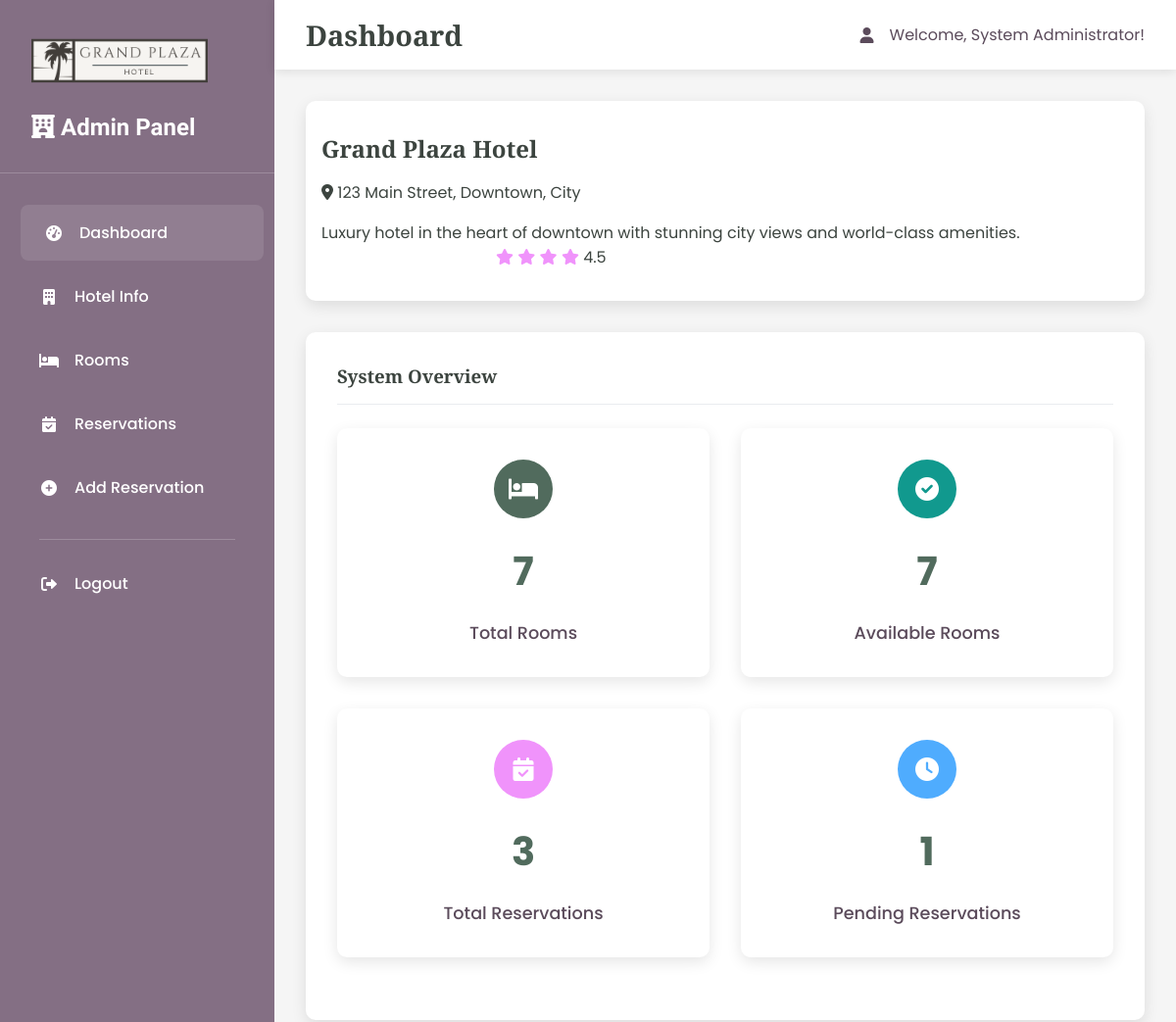
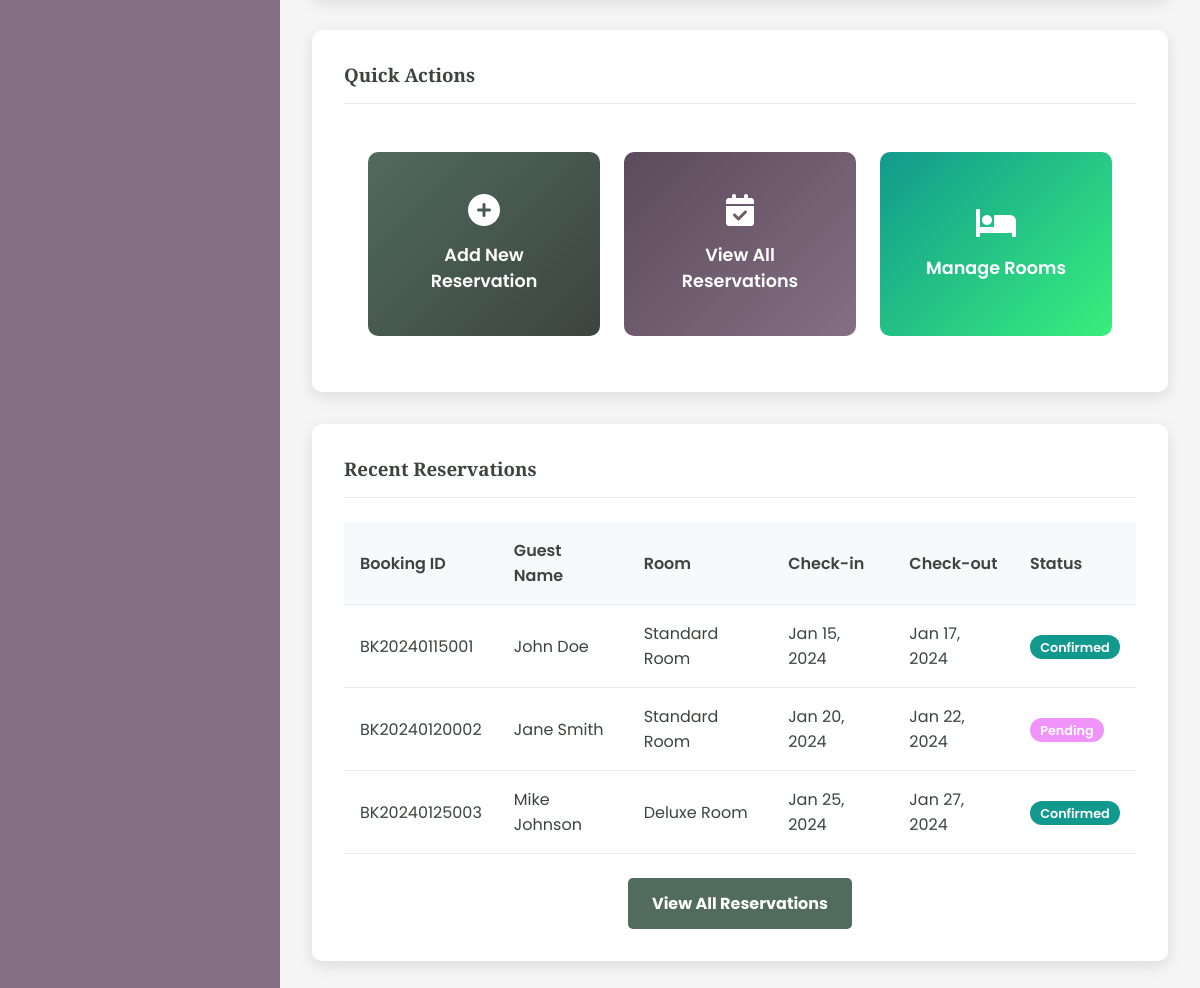
/admin/dashboard.php (signed in), run on an earlier commit of the app's database (2 pictures, top to bottom).
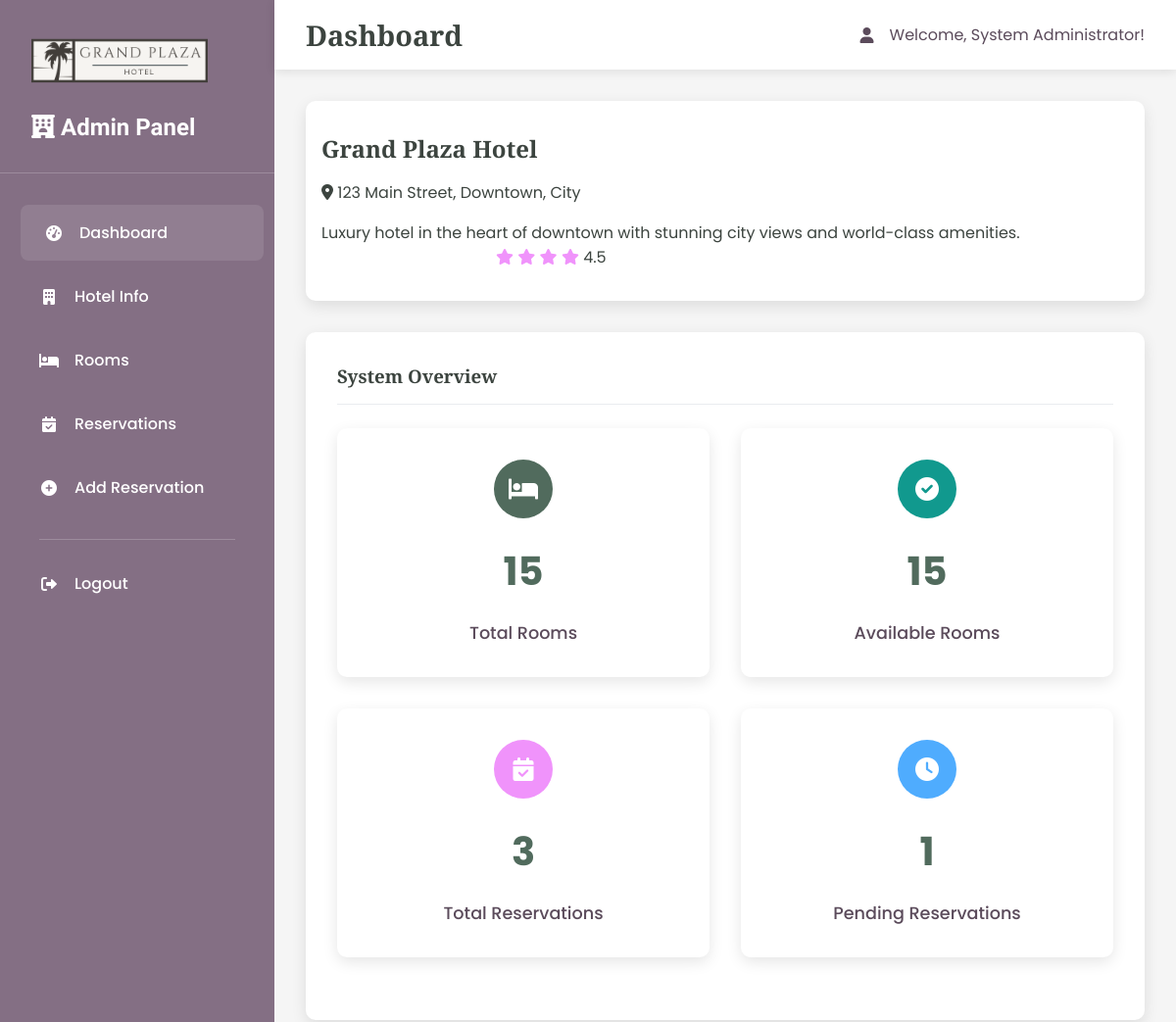
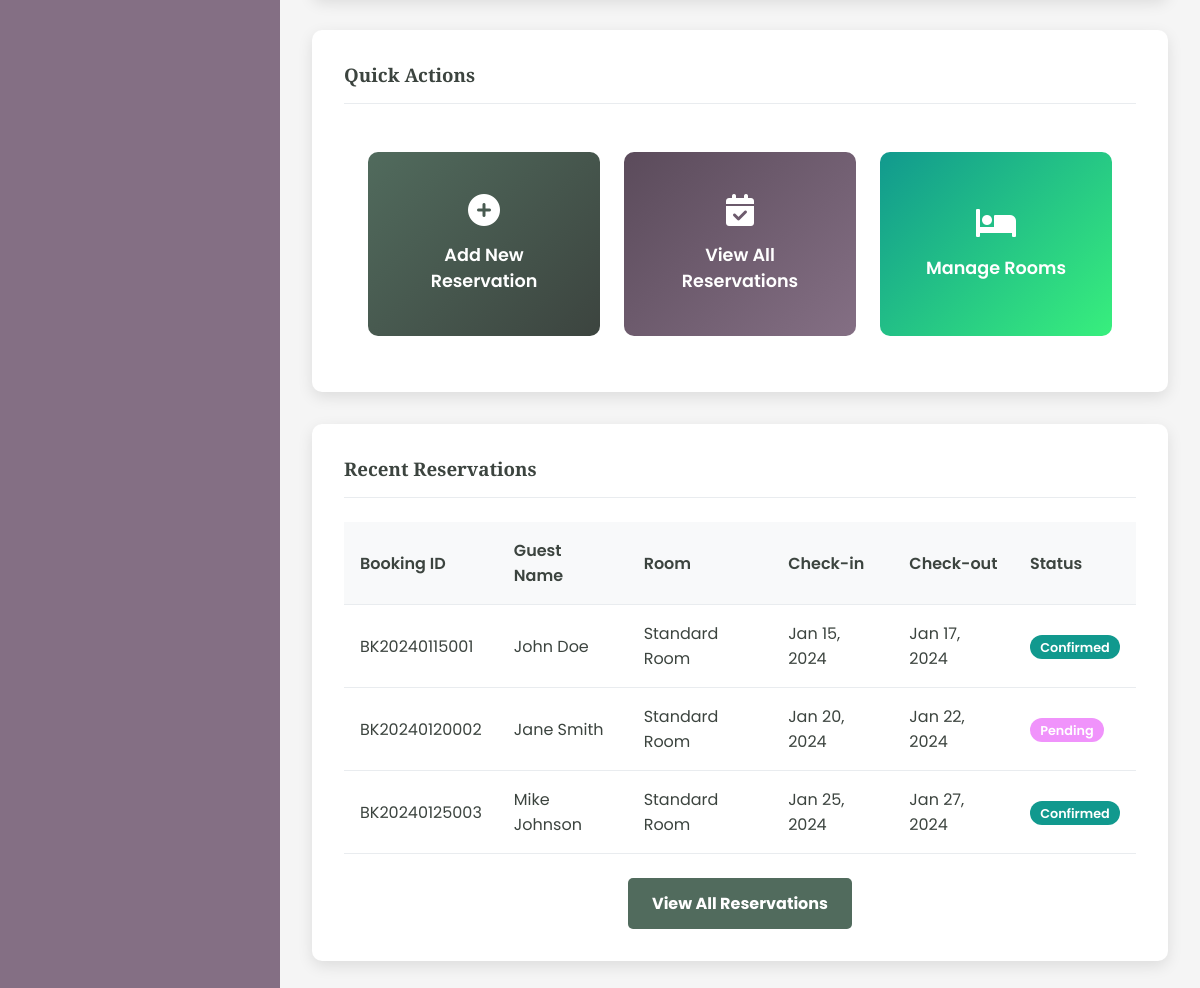
And on a later commit of the database (2 pictures, top to bottom).
### tables this page shows
CREATE TABLE reservations (
    id INT AUTO_INCREMENT PRIMARY KEY,
    booking_id VARCHAR(50) UNIQUE NOT NULL,
    room_id INT NOT NULL,
    guest_name VARCHAR(255) NOT NULL,
    email VARCHAR(255) NOT NULL,
    phone VARCHAR(20),
    check_in_date DATE NOT NULL,
    check_out_date DATE NOT NULL,
    num_guests INT NOT NULL,
    total_price DECIMAL(10,2),
    status ENUM('pending', 'confirmed', 'cancelled', 'completed') DEFAULT 'pending',
    special_requests TEXT,
    created_at TIMESTAMP DEFAULT CURRENT_TIMESTAMP,
    updated_at TIMESTAMP DEFAULT CURRENT_TIMESTAMP ON UPDATE CURRENT_TIMESTAMP,
    FOREIGN KEY (room_id) REFERENCES rooms(id) ON DELETE CASCADE
);

CREATE TABLE rooms (
    id INT AUTO_INCREMENT PRIMARY KEY,
    name VARCHAR(100) NOT NULL,
    room_number VARCHAR(50) NOT NULL UNIQUE,
    room_type VARCHAR(100) NOT NULL,
    capacity INT NOT NULL,
    size INT,
    price_per_night DECIMAL(10,2) NOT NULL,
    description TEXT,
    has_wifi BOOLEAN DEFAULT TRUE,
    has_tv BOOLEAN DEFAULT TRUE,
    has_ac BOOLEAN DEFAULT TRUE,
    is_available BOOLEAN DEFAULT TRUE,
    image_url VARCHAR(500),
    created_at TIMESTAMP DEFAULT CURRENT_TIMESTAMP,
    updated_at TIMESTAMP DEFAULT CURRENT_TIMESTAMP ON UPDATE CURRENT_TIMESTAMP
);

### admin/dashboard.php (the view, shortened to what the changed rows need)
<?php
$pdo = getDBConnection();
$stmt = $pdo->query("SELECT COUNT(*) as total_rooms FROM rooms");
$totalRooms = $stmt->fetch()['total_rooms'];
$today = date('Y-m-d');
$stmt = $pdo->query("
    SELECT COUNT(*) as available_rooms
    FROM rooms
    WHERE is_available = 1
    AND id NOT IN (
        SELECT room_id FROM reservations
        WHERE status = 'confirmed'
        AND check_out_date > '$today'
    )
");
$availableRooms = $stmt->fetch()['available_rooms'];
$stmt = $pdo->query("SELECT * FROM hotel LIMIT 1");
$hotel = $stmt->fetch();
?>
<!DOCTYPE html>
<html lang="en">
<head>
    <link href="https://cdnjs.cloudflare.com/ajax/libs/font-awesome/6.0.0/css/all.min.css" rel="stylesheet">
    <link rel="stylesheet" href="admin-styles.css">
</head>
<body>
    <div class="admin-container">
        <div class="main-content">
            <div class="top-nav">
                <h1 class="page-title">Dashboard</h1>
            </div>
            <div class="card">
                <div class="row">
                    <div class="col-md-8">
                        <h2 class="card-title"><?php echo htmlspecialchars($hotel['name']); ?></h2>
                    </div>
                </div>
            </div>
            <div class="card">
                <div class="stats-grid">
                    <div class="stat-card">
                        <div class="stat-icon primary">
                            <i class="fas fa-bed"></i>
                        </div>
                        <div class="stat-number"><?php echo $totalRooms; ?></div>
                        <div class="stat-label">Total Rooms</div>
                    </div>
                    <div class="stat-card">
                        <div class="stat-icon success">
                            <i class="fas fa-check-circle"></i>
                        </div>
                        <div class="stat-number"><?php echo $availableRooms; ?></div>
                        <div class="stat-label">Available Rooms</div>
                    </div>
                </div>
            </div>
            <div class="card">
                <?php
                $stmt = $pdo->query("SELECT r.*, rm.room_type FROM reservations r LEFT JOIN rooms rm ON r.room_id = rm.id ORDER BY r.created_at DESC LIMIT 5");
                $recentReservations = $stmt->fetchAll();
                ?>
                <div class="table-responsive">
                    <table class="table">
                        <thead>
                            <tr>
                                <th>Booking ID</th>
                                <th>Guest Name</th>
                                <th>Room</th>
                                <th>Check-in</th>
                                <th>Check-out</th>
                                <th>Status</th>
                            </tr>
                        </thead>
                        <tbody>
                            <?php foreach ($recentReservations as $reservation): ?>
                            <tr>
                                <td><?php echo htmlspecialchars($reservation['booking_id']); ?></td>
                                <td><?php echo htmlspecialchars($reservation['guest_name']); ?></td>
                                <td>
                                    <?php
                                        if (!empty($reservation['room_type'])) {
                                            echo htmlspecialchars($reservation['room_type']);
                                        } else {
                                            echo '<span class="text-muted">N/A</span>';
                                        }
                                    ?>
                                </td>
                                <td><?php echo date('M d, Y', strtotime($reservation['check_in_date'])); ?></td>
                                <td><?php echo date('M d, Y', strtotime($reservation['check_out_date'])); ?></td>
                                <td>
                                    <span class="badge badge-<?php echo $reservation['status'] === 'confirmed' ? 'success' : 'warning'; ?>">
                                        <?php echo ucfirst($reservation['status']); ?>
                                    </span>
                                </td>
                            </tr>
                            <?php endforeach; ?>
                        </tbody>
                    </table>
                </div>
            </div>
        </div>
    </div>
</body>
</html>

What changed in the data, as far as the page shows it:
changed through a linked row, reservations "BK20240125003": room.room_type "Deluxe Room" → "Standard Room"
Also different on the page:
$totalRooms: "7" → "15"
$availableRooms: "7" → "15"
